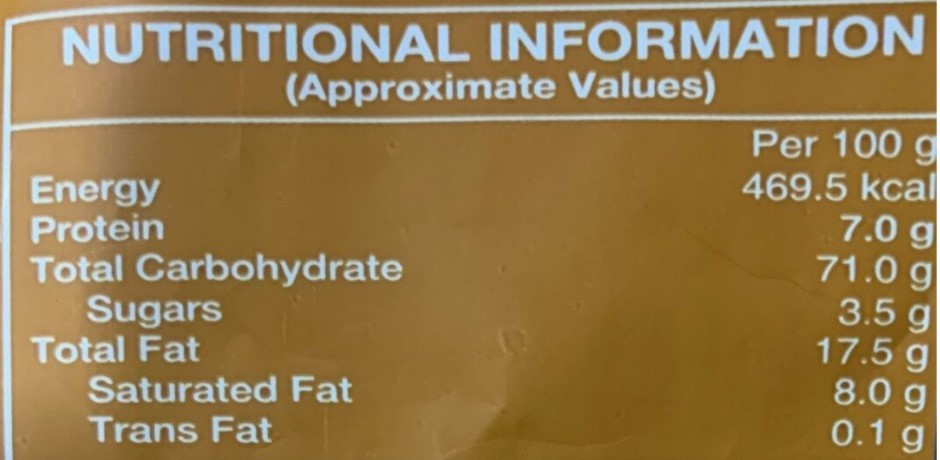
#> input picture sample_images/nf157.jpg, 940 x 460 px
$ python otsuThresholdingTest.py
#> lines starting #> are read from the running program, lines starting #| are printed output that depends on the picture; after the words box and inside, x2 and y2 are one past the last pixel; in counts of white or black regions, pixels touching at a corner belong together
"""
Otsu's Binarization
For bimodal image(In simple words, bimodal image is an image whose histogram has two peaks): It automatically calculates a threshold value from image histogram for a bimodal image. (For images which are not bimodal, binarization won't be accurate.)

Use cv2.threshold() function, but pass an extra flag, cv2.THRESH_OTSU. For threshold value, simply pass zero. Then the algorithm finds the optimal threshold value and returns you as the second output, retVal. If Otsu thresholding is not used, retVal is same as the threshold value you used.
"""


def Otsu_function(img, blur):
    """
    Implementation of the Otsu's binarization method.
    For more details, check this link: https://opencv-python-tutroals.readthedocs.io/en/latest/py_tutorials/py_imgproc/py_thresholding/py_thresholding.html
    """
    # find normalized_histogram, and its cumulative distribution function
    hist = cv2.calcHist([blur], [0], None, [256], [0, 256])
    hist_norm = hist.ravel() / hist.max()
    Q = hist_norm.cumsum()

    bins = np.arange(256)

    fn_min = np.inf
    thresh = -1

    for i in range(1, 256):
        p1, p2 = np.hsplit(hist_norm, [i])  # probabilities
        q1, q2 = Q[i], Q[255] - Q[i]  # cum sum of classes
        b1, b2 = np.hsplit(bins, [i])  # weights

        # finding means and variances
        m1, m2 = np.sum(p1 * b1) / q1, np.sum(p2 * b2) / q2
        v1, v2 = np.sum(((b1 - m1) ** 2) * p1) / q1, np.sum(((b2 - m2) ** 2) * p2) / q2

        # calculates the minimization function
        fn = v1 * q1 + v2 * q2
        if fn < fn_min:
            fn_min = fn
            thresh = i
    return thresh


# Import the packages
import cv2
import numpy as np
from matplotlib import pyplot as plt

# Read the image
img = cv2.imread("./sample_images/nf157.jpg", 0)
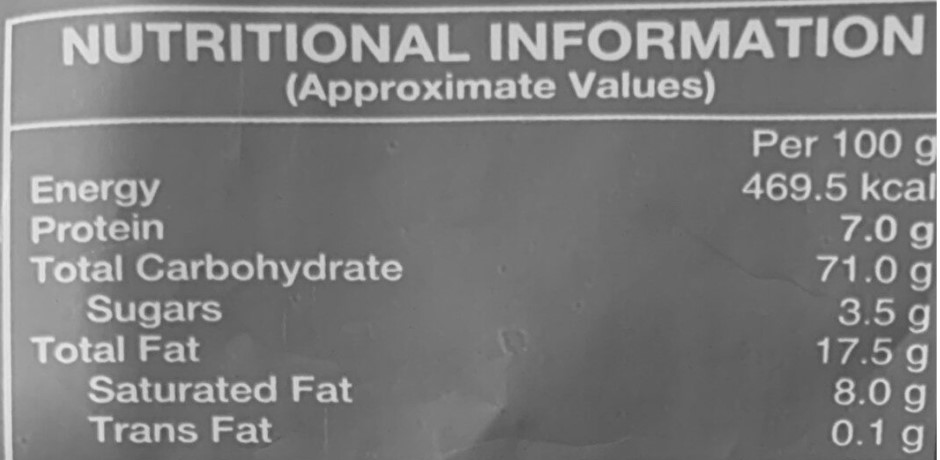
#> img: shape (460, 940); min 62, max 255, mean 123.4
img2 = cv2.imread("./sample_images/nf37.jpg", 0)
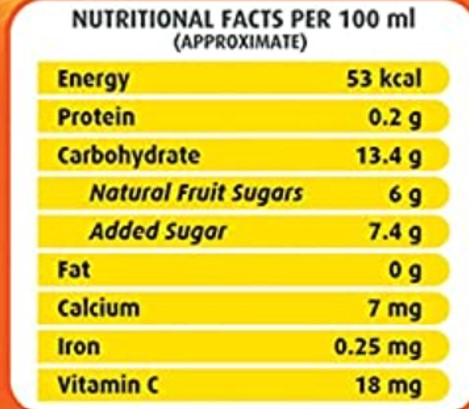
#> input picture sample_images/nf37.jpg, 469 x 409 px
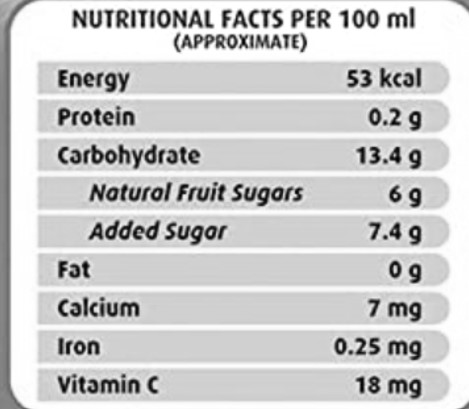
#> img2: shape (409, 469); min 0, max 255, mean 206
# Global thresholding
ret1, th1 = cv2.threshold(img, 120, 255, cv2.THRESH_BINARY)
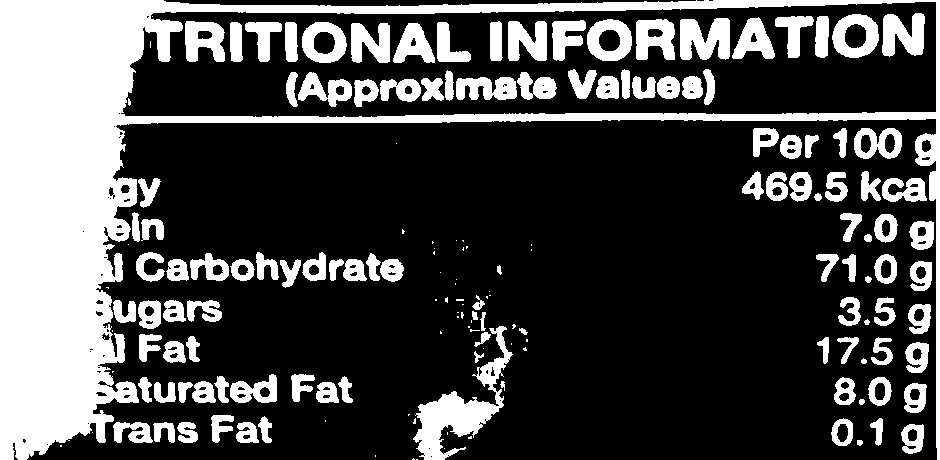
#> th1: shape (460, 940); 28.9% white; 169 white regions (51 under 20 px), largest, box (x1, y1, x2, y2) and area: (0, 0, 940, 460) 69793, (413, 326, 513, 460) 3911, (680, 18, 730, 60) 1616

# Otsu's thresholding
ret2, th2 = cv2.threshold(img, 0, 255, cv2.THRESH_BINARY + cv2.THRESH_OTSU)
#> th2: shape (460, 940); 21.8% white; 142 white regions (20 under 20 px), largest, box (x1, y1, x2, y2) and area: (0, 0, 940, 460) 50651, (681, 19, 730, 59) 1382, (883, 14, 924, 56) 1139
#> ret2 = 143

# Otsu's thresholding after Gaussian filtering
blur = cv2.GaussianBlur(img, (5, 5), 0)
ret3, th3 = cv2.threshold(blur, 0, 255, cv2.THRESH_BINARY + cv2.THRESH_OTSU)
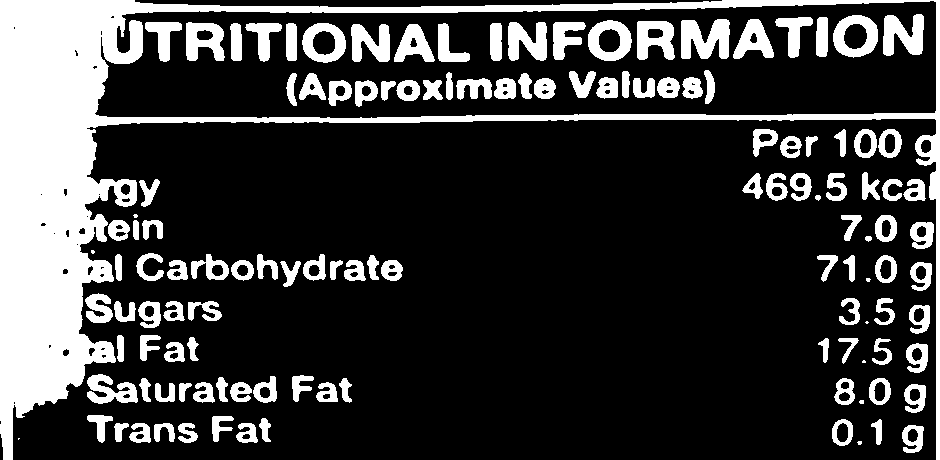
#> th3: shape (460, 940); 22.9% white; 127 white regions (8 under 20 px), largest, box (x1, y1, x2, y2) and area: (0, 0, 940, 460) 53899, (681, 19, 730, 59) 1422, (883, 14, 924, 56) 1167
#> ret3 = 141

# Use the Otsu's function
# ret4 = Otsu_function(img, blur)
ret4, th4 = cv2.threshold(img2, 0, 255, cv2.THRESH_BINARY + cv2.THRESH_OTSU)
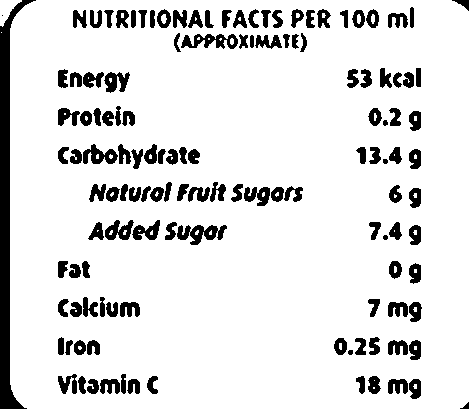
#> th4: shape (409, 469); 88% white; 131 black regions (1 under 20 px), largest, box (x1, y1, x2, y2) and area: (0, 0, 36, 409) 4186, (177, 225, 227, 245) 538, (181, 34, 238, 49) 478
#> ret4 = 154
# Print the returned values
print("ret1: {}, ret2: {}, ret3: {}, ret4: {}".format(ret1, ret2, ret3, ret4))
#| ret1: 120.0, ret2: 143.0, ret3: 141.0, ret4: 154.0

# plot all the images and their histograms
images = [img, 0, th1, img, 0, th2, img2, 0, th4, blur, 0, th3]
titles = [
    "Original Noisy Image",
    "Histogram",
    "Global Thresholding",
    "Original Noisy Image",
    "Histogram",
    "Otsu's Thresholding",
    "Original Noisy Image",
    "Histogram",
    "Otsu's Thresholding"
]

for i in range(3):
    plt.subplot(3, 3, i * 3 + 1), plt.imshow(images[i * 3], "gray")
    plt.title(titles[i * 3]), plt.xticks([]), plt.yticks([])
    plt.subplot(3, 3, i * 3 + 2), plt.hist(images[i * 3].ravel(), 255)
    plt.title(titles[i * 3 + 1]), plt.xticks([]), plt.yticks([])
    plt.subplot(3, 3, i * 3 + 3), plt.imshow(images[i * 3 + 2], "gray")
    plt.title(titles[i * 3 + 2]), plt.xticks([]), plt.yticks([])


# Show the image
plt.show()
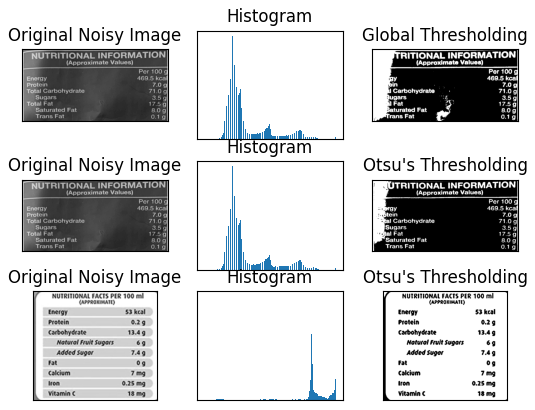
#> figure drawn by matplotlib, 9 panels
